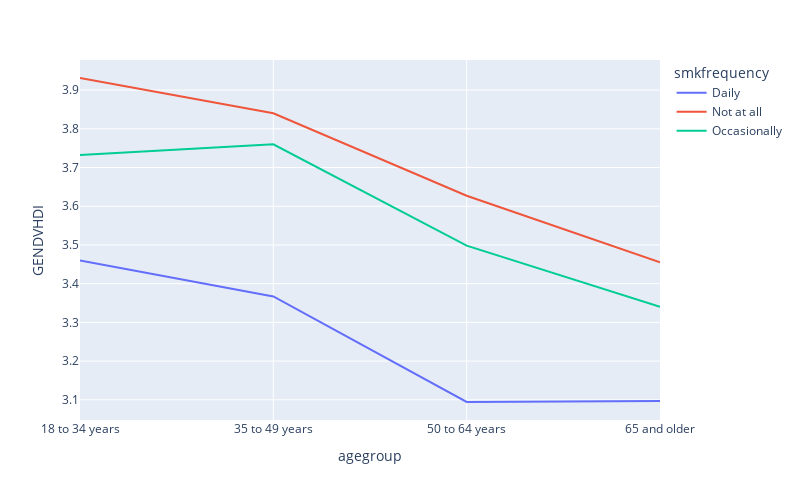

The notebook cell this image was saved under:
### Code cell
fig = px.line(analysis2, x="agegroup", y="GENDVHDI", color="smkfrequency",hover_data=['agegroup'],height=500,width=800)
fig.show()

### Figure 1 — Plotly figure (JSON) as saved in the notebook; plotly's stock layout.template omitted (floating-point values rounded to 4 significant figures)
{"data": [{"hovertemplate": "smkfrequency=Daily<br>agegroup=%{x}<br>GENDVHDI=%{y}<extra></extra>", "legendgroup": "Daily", "line": {"color": "#636efa", "dash": "solid"}, "marker": {"symbol": "circle"}, "mode": "lines", "name": "Daily", "orientation": "v", "showlegend": true, "type": "scatter", "x": ["18 to 34 years", "35 to 49 years", "50 to 64 years", "65 and older"], "xaxis": "x", "y": [3.46, 3.367, 3.094, 3.097], "yaxis": "y"}, {"hovertemplate": "smkfrequency=Not at all<br>agegroup=%{x}<br>GENDVHDI=%{y}<extra></extra>", "legendgroup": "Not at all", "line": {"color": "#EF553B", "dash": "solid"}, "marker": {"symbol": "circle"}, "mode": "lines", "name": "Not at all", "orientation": "v", "showlegend": true, "type": "scatter", "x": ["18 to 34 years", "35 to 49 years", "50 to 64 years", "65 and older"], "xaxis": "x", "y": [3.931, 3.84, 3.627, 3.455], "yaxis": "y"}, {"hovertemplate": "smkfrequency=Occasionally<br>agegroup=%{x}<br>GENDVHDI=%{y}<extra></extra>", "legendgroup": "Occasionally", "line": {"color": "#00cc96", "dash": "solid"}, "marker": {"symbol": "circle"}, "mode": "lines", "name": "Occasionally", "orientation": "v", "showlegend": true, "type": "scatter", "x": ["18 to 34 years", "35 to 49 years", "50 to 64 years", "65 and older"], "xaxis": "x", "y": [3.733, 3.76, 3.498, 3.341], "yaxis": "y"}], "layout": {"height": 500, "legend": {"title": {"text": "smkfrequency"}, "tracegroupgap": 0}, "margin": {"t": 60}, "width": 800, "xaxis": {"anchor": "y", "autorange": true, "domain": [0, 1], "range": [0, 3], "title": {"text": "agegroup"}, "type": "category"}, "yaxis": {"anchor": "x", "autorange": true, "domain": [0, 1], "range": [3.048, 3.978], "title": {"text": "GENDVHDI"}, "type": "linear"}}}
